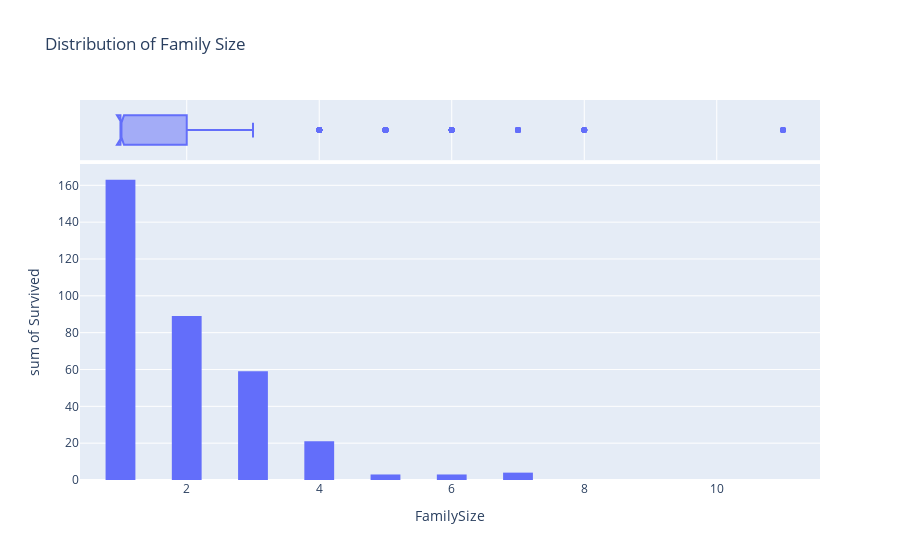

Notebook source saved alongside this figure:
### Code cell
fig_famsize = px.histogram(train_data,
                       marginal='box',
                       x='FamilySize',
                       y='Survived',
                       nbins=47,
                       title='Distribution of Family Size')
fig_famsize.update_layout(bargap=0.1)
fig_famsize.show()

### Figure 1 — Plotly figure (JSON) as saved in the notebook; plotly's stock layout.template omitted (floating-point values rounded to 4 significant figures; data arrays with more than 128 entries replaced by an {"elided": "..."} marker saying what was removed)
{"data": [{"bingroup": "x", "histfunc": "sum", "hovertemplate": "FamilySize=%{x}<br>sum of Survived=%{y}<extra></extra>", "legendgroup": "", "marker": {"color": "#636efa", "pattern": {"shape": ""}}, "name": "", "nbinsx": 47, "orientation": "v", "showlegend": false, "type": "histogram", "x": {"elided": "891 int values"}, "xaxis": "x", "y": {"elided": "891 int values"}, "yaxis": "y"}, {"hovertemplate": "FamilySize=%{x}<extra></extra>", "legendgroup": "", "marker": {"color": "#636efa"}, "name": "", "notched": true, "showlegend": false, "type": "box", "x": {"elided": "891 int values"}, "xaxis": "x2", "yaxis": "y2"}], "layout": {"bargap": 0.1, "barmode": "relative", "legend": {"tracegroupgap": 0}, "title": {"text": "Distribution of Family Size"}, "xaxis": {"anchor": "y", "domain": [0, 1], "title": {"text": "FamilySize"}}, "xaxis2": {"anchor": "y2", "domain": [0, 1], "matches": "x", "showgrid": true, "showticklabels": false}, "yaxis": {"anchor": "x", "domain": [0, 0.8316], "title": {"text": "sum of Survived"}}, "yaxis2": {"anchor": "x2", "domain": [0.8416, 1], "matches": "y2", "showgrid": false, "showline": false, "showticklabels": false, "ticks": ""}}}
